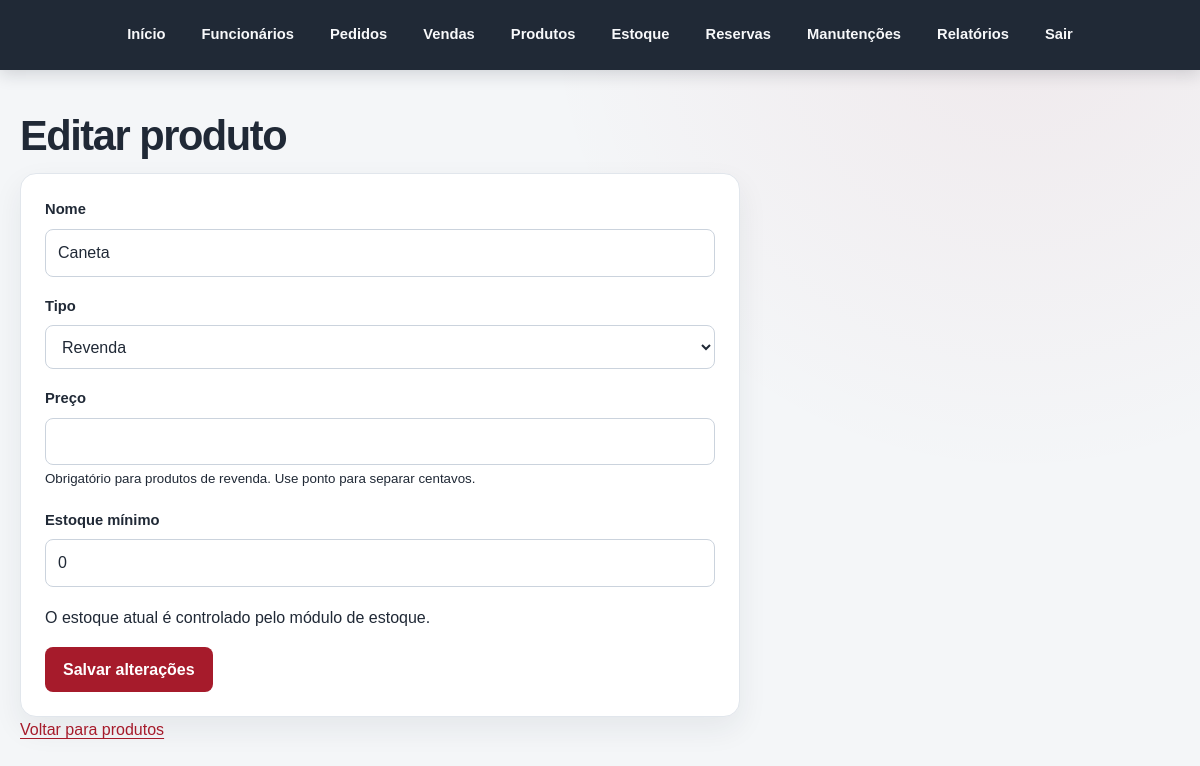
The app's page /pages/produtos/editar.php?id=2 (signed in) with its own data.
### tables this page shows
CREATE TABLE `produtos` (
  `id` int(11) UNSIGNED NOT NULL,
  `nome` varchar(100) NOT NULL,
  `tipo` enum('revenda','insumo') NOT NULL,
  `preco` decimal(10,2) DEFAULT NULL,
  `estoque_atual` int(11) NOT NULL DEFAULT 0,
  `estoque_minimo` int(11) NOT NULL DEFAULT 0,
  `ativo` tinyint(1) NOT NULL DEFAULT 1,
  `data_cadastro` timestamp NOT NULL DEFAULT current_timestamp()
);

### pages/produtos/editar.php (the view, shortened to what this page needs)
<?php
require_once __DIR__ . '/../../config/conexao.php';
$idRecebido = $_SERVER['REQUEST_METHOD'] === 'POST'
    ? ($_POST['produto_id'] ?? '')
    : ($_GET['id'] ?? '');
$id = is_string($idRecebido)
    ? filter_var($idRecebido, FILTER_VALIDATE_INT)
    : false;
$sqlProduto = 'SELECT id, nome, tipo, preco, estoque_minimo
               FROM produtos
               WHERE id = :id';
$consultaProduto = $pdo->prepare($sqlProduto);
$consultaProduto->execute(['id' => $id]);
$produto = $consultaProduto->fetch();
$dados = [
    'nome' => $produto['nome'],
    'tipo' => $produto['tipo'],
    'preco' => $produto['preco'] ?? '',
    'estoque_minimo' => (string) $produto['estoque_minimo'],
];
require_once __DIR__ . '/../../includes/header.php';
?>
<h1>Editar produto</h1>
<form method="post" action="editar.php?id=<?= (int) $id ?>">
    <div>
        <label for="nome">Nome</label>
        <input
            type="text"
            id="nome"
            name="nome"
            maxlength="100"
            value="<?= htmlspecialchars(
                $dados['nome'],
                ENT_QUOTES,
                'UTF-8'
            ) ?>"
            required
        >
    </div>
    <div>
        <label for="tipo">Tipo</label>
        <select id="tipo" name="tipo" required>
            <option
                value="revenda"
                <?= $dados['tipo'] === 'revenda' ? 'selected' : '' ?>
            >
                Revenda
            </option>
        </select>
    </div>
    <div>
        <label for="preco">Preço</label>
        <input
            type="number"
            id="preco"
            name="preco"
            min="0"
            step="0.01"
            value="<?= htmlspecialchars(
                $dados['preco'],
                ENT_QUOTES,
                'UTF-8'
            ) ?>"
        >
        <small>
            Obrigatório para produtos de revenda. Use ponto para separar centavos.
        </small>
    </div>
    <div>
        <label for="estoque_minimo">Estoque mínimo</label>
        <input
            type="number"
            id="estoque_minimo"
            name="estoque_minimo"
            min="0"
            step="1"
            value="<?= htmlspecialchars(
                $dados['estoque_minimo'],
                ENT_QUOTES,
                'UTF-8'
            ) ?>"
            required
        >
    </div>
    <p>O estoque atual é controlado pelo módulo de estoque.</p>
    <button type="submit">Salvar alterações</button>
</form>
<p>
    <a href="listar.php">Voltar para produtos</a>
</p>
<?php require_once __DIR__ . '/../../includes/footer.php'; ?>

### css/style.css (style rules this page uses)
:root { color-scheme: light; --cor-fundo: #f4f6f8; --cor-superficie: #ffffff; --cor-texto: #202936; --cor-texto-suave: #637083; --cor-borda: #e1e6ec; --cor-primaria: #a61b2b; --cor-primaria-escura: #821522; --cor-primaria-clara: #fff0f1; --cor-navegacao: #202936; --sombra-cartao: 0 12px 30px rgba(32, 41, 54, 0.07); }
* { box-sizing: border-box; }
html { min-height: 100%; background: var(--cor-fundo); }
body { min-height: 100vh; margin: 0; background: radial-gradient( circle at 85% 0, rgba(166, 27, 43, 0.06), transparent 30rem ), var(--cor-fundo); color: var(--cor-texto); font-family: Arial, Helvetica, sans-serif; line-height: 1.6; }
h1, h2, h3, p { margin-top: 0; }
h1 { margin-bottom: 14px; color: var(--cor-texto); font-size: clamp(1.8rem, 4vw, 2.6rem); line-height: 1.15; letter-spacing: -0.035em; }
a { color: var(--cor-primaria); text-underline-offset: 3px; }
form { max-width: 720px; padding: 24px; border: 1px solid var(--cor-borda); border-radius: 16px; background: var(--cor-superficie); box-shadow: var(--sombra-cartao); }
form div { margin-bottom: 18px; }
label { display: block; margin-bottom: 7px; color: var(--cor-texto); font-size: 0.92rem; font-weight: 700; }
input, select, textarea { width: 100%; min-height: 44px; padding: 10px 12px; border: 1px solid #cbd3dd; border-radius: 8px; background: #ffffff; color: var(--cor-texto); font: inherit; }
button { display: inline-flex; min-height: 44px; align-items: center; justify-content: center; padding: 10px 18px; border: 0; border-radius: 8px; background: var(--cor-primaria); color: #ffffff; font: inherit; font-weight: 800; cursor: pointer; transition: background-color 160ms ease, transform 160ms ease; }

### records on screen
produtos: nome "Caneta", tipo "Revenda", estoque_minimo "0"
